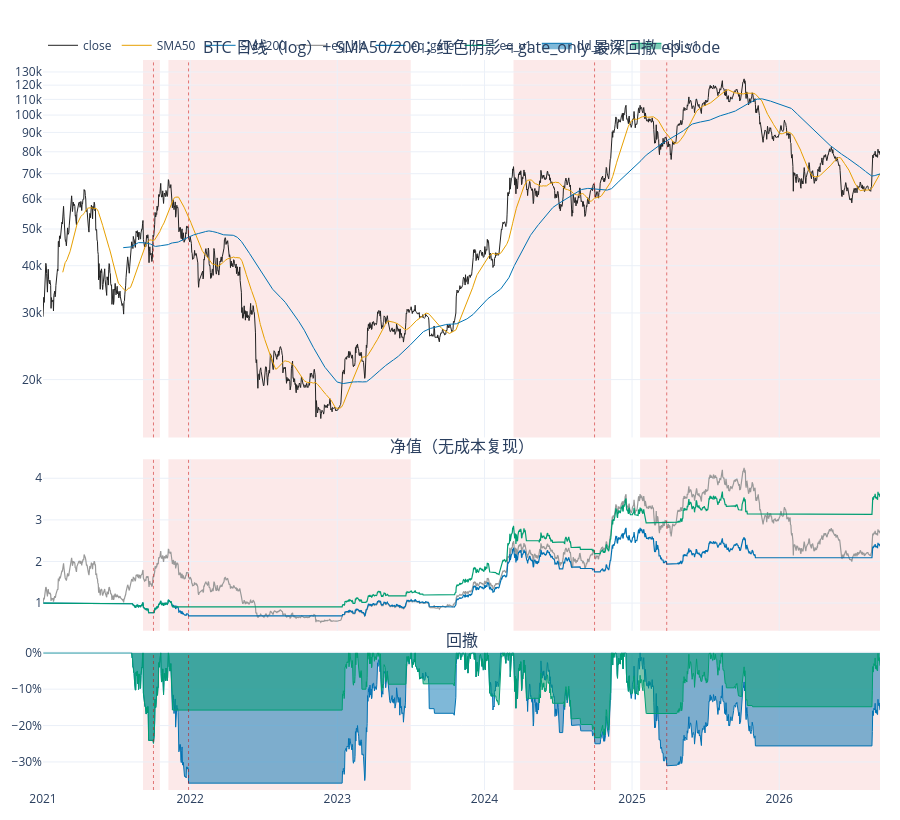

Notebook source saved alongside this figure:
### Code cell
def add_episodes(fig, episodes: pd.DataFrame, color=EPISODE_COLOR):
    for _, e in episodes.iterrows():
        fig.add_vrect(x0=e["peak"], x1=e["end"], fillcolor=color, opacity=1, line_width=0, layer="below")
        fig.add_vline(x=e["trough"], line_width=1, line_dash="dot", line_color="rgba(200,0,0,0.5)")

fig = make_subplots(rows=3, cols=1, shared_xaxes=True, vertical_spacing=0.03,
                    row_heights=[0.55, 0.25, 0.2],
                    subplot_titles=("BTC 日线（log）+ SMA50/200；红色阴影 = gate_only 最深回撤 episode",
                                    "净值（无成本复现）", "回撤"))
fig.add_trace(go.Scatter(x=d.ts, y=d.close, name="close", line=dict(color="#222", width=1)), 1, 1)
fig.add_trace(go.Scatter(x=d.ts, y=d.sma50, name="SMA50", line=dict(color="#e69f00", width=1)), 1, 1)
fig.add_trace(go.Scatter(x=d.ts, y=d.sma200, name="SMA200", line=dict(color="#0072b2", width=1)), 1, 1)
for name, col in (("eq_bh", "#999"), ("eq_gate", "#0072b2"), ("eq_v1", "#009e73")):
    fig.add_trace(go.Scatter(x=d.ts, y=d[name], name=name, line=dict(color=col, width=1.2)), 2, 1)
for name, col in (("dd_gate", "#0072b2"), ("dd_v1", "#009e73")):
    fig.add_trace(go.Scatter(x=d.ts, y=d[name], name=name, line=dict(color=col, width=1), fill="tozeroy"), 3, 1)
add_episodes(fig, ep_gate)
fig.update_yaxes(type="log", row=1, col=1)
fig.update_yaxes(tickformat=".0%", row=3, col=1)
fig.update_layout(height=820, template="plotly_white", legend=dict(orientation="h", y=1.04),
                  margin=dict(l=40, r=20, t=60, b=30), hovermode="x unified")
fig.show()

### Figure 1 — Plotly figure (JSON) as saved in the notebook; plotly's stock layout.template omitted (floating-point values rounded to 4 significant figures; data arrays with more than 128 entries replaced by an {"elided": "..."} marker saying what was removed)
{"data": [{"line": {"color": "#222", "width": 1}, "name": "close", "type": "scatter", "x": {"elided": "2077 str values"}, "xaxis": "x", "y": {"elided": "2077 float values"}, "yaxis": "y"}, {"line": {"color": "#e69f00", "width": 1}, "name": "SMA50", "type": "scatter", "x": {"elided": "2077 str values"}, "xaxis": "x", "y": {"elided": "2077 float values"}, "yaxis": "y"}, {"line": {"color": "#0072b2", "width": 1}, "name": "SMA200", "type": "scatter", "x": {"elided": "2077 str values"}, "xaxis": "x", "y": {"elided": "2077 float values"}, "yaxis": "y"}, {"line": {"color": "#999", "width": 1.2}, "name": "eq_bh", "type": "scatter", "x": {"elided": "2077 str values"}, "xaxis": "x2", "y": {"elided": "2077 float values"}, "yaxis": "y2"}, {"line": {"color": "#0072b2", "width": 1.2}, "name": "eq_gate", "type": "scatter", "x": {"elided": "2077 str values"}, "xaxis": "x2", "y": {"elided": "2077 float values"}, "yaxis": "y2"}, {"line": {"color": "#009e73", "width": 1.2}, "name": "eq_v1", "type": "scatter", "x": {"elided": "2077 str values"}, "xaxis": "x2", "y": {"elided": "2077 float values"}, "yaxis": "y2"}, {"fill": "tozeroy", "line": {"color": "#0072b2", "width": 1}, "name": "dd_gate", "type": "scatter", "x": {"elided": "2077 str values"}, "xaxis": "x3", "y": {"elided": "2077 float values"}, "yaxis": "y3"}, {"fill": "tozeroy", "line": {"color": "#009e73", "width": 1}, "name": "dd_v1", "type": "scatter", "x": {"elided": "2077 str values"}, "xaxis": "x3", "y": {"elided": "2077 float values"}, "yaxis": "y3"}], "layout": {"annotations": [{"font": {"size": 16}, "showarrow": false, "text": "BTC 日线（log）+ SMA50/200；红色阴影 = gate_only 最深回撤 episode", "x": 0.5, "xanchor": "center", "xref": "paper", "y": 1.0, "yanchor": "bottom", "yref": "paper"}, {"font": {"size": 16}, "showarrow": false, "text": "净值（无成本复现）", "x": 0.5, "xanchor": "center", "xref": "paper", "y": 0.453, "yanchor": "bottom", "yref": "paper"}, {"font": {"size": 16}, "showarrow": false, "text": "回撤", "x": 0.5, "xanchor": "center", "xref": "paper", "y": 0.188, "yanchor": "bottom", "yref": "paper"}], "height": 820, "hovermode": "x unified", "legend": {"orientation": "h", "y": 1.04}, "margin": {"b": 30, "l": 40, "r": 20, "t": 60}, "shapes": [{"fillcolor": "rgba(220, 40, 40, 0.10)", "layer": "below", "line": {"width": 0}, "opacity": 1, "type": "rect", "x0": "2021-11-08T00:00:00+00:00", "x1": "2023-07-02T00:00:00+00:00", "xref": "x", "y0": 0, "y1": 1, "yref": "y domain"}, {"fillcolor": "rgba(220, 40, 40, 0.10)", "layer": "below", "line": {"width": 0}, "opacity": 1, "type": "rect", "x0": "2021-11-08T00:00:00+00:00", "x1": "2023-07-02T00:00:00+00:00", "xref": "x2", "y0": 0, "y1": 1, "yref": "y2 domain"}, {"fillcolor": "rgba(220, 40, 40, 0.10)", "layer": "below", "line": {"width": 0}, "opacity": 1, "type": "rect", "x0": "2021-11-08T00:00:00+00:00", "x1": "2023-07-02T00:00:00+00:00", "xref": "x3", "y0": 0, "y1": 1, "yref": "y3 domain"}, {"line": {"color": "rgba(200,0,0,0.5)", "dash": "dot", "width": 1}, "type": "line", "x0": "2021-12-28T00:00:00+00:00", "x1": "2021-12-28T00:00:00+00:00", "xref": "x", "y0": 0, "y1": 1, "yref": "y domain"}, {"line": {"color": "rgba(200,0,0,0.5)", "dash": "dot", "width": 1}, "type": "line", "x0": "2021-12-28T00:00:00+00:00", "x1": "2021-12-28T00:00:00+00:00", "xref": "x2", "y0": 0, "y1": 1, "yref": "y2 domain"}, {"line": {"color": "rgba(200,0,0,0.5)", "dash": "dot", "width": 1}, "type": "line", "x0": "2021-12-28T00:00:00+00:00", "x1": "2021-12-28T00:00:00+00:00", "xref": "x3", "y0": 0, "y1": 1, "yref": "y3 domain"}, {"fillcolor": "rgba(220, 40, 40, 0.10)", "layer": "below", "line": {"width": 0}, "opacity": 1, "type": "rect", "x0": "2025-01-21T00:00:00+00:00", "x1": "2026-09-08T00:00:00+00:00", "xref": "x", "y0": 0, "y1": 1, "yref": "y domain"}, {"fillcolor": "rgba(220, 40, 40, 0.10)", "layer": "below", "line": {"width": 0}, "opacity": 1, "type": "rect", "x0": "2025-01-21T00:00:00+00:00", "x1": "2026-09-08T00:00:00+00:00", "xref": "x2", "y0": 0, "y1": 1, "yref": "y2 domain"}, {"fillcolor": "rgba(220, 40, 40, 0.10)", "layer": "below", "line": {"width": 0}, "opacity": 1, "type": "rect", "x0": "2025-01-21T00:00:00+00:00", "x1": "2026-09-08T00:00:00+00:00", "xref": "x3", "y0": 0, "y1": 1, "yref": "y3 domain"}, {"line": {"color": "rgba(200,0,0,0.5)", "dash": "dot", "width": 1}, "type": "line", "x0": "2025-03-28T00:00:00+00:00", "x1": "2025-03-28T00:00:00+00:00", "xref": "x", "y0": 0, "y1": 1, "yref": "y domain"}, {"line": {"color": "rgba(200,0,0,0.5)", "dash": "dot", "width": 1}, "type": "line", "x0": "2025-03-28T00:00:00+00:00", "x1": "2025-03-28T00:00:00+00:00", "xref": "x2", "y0": 0, "y1": 1, "yref": "y2 domain"}, {"line": {"color": "rgba(200,0,0,0.5)", "dash": "dot", "width": 1}, "type": "line", "x0": "2025-03-28T00:00:00+00:00", "x1": "2025-03-28T00:00:00+00:00", "xref": "x3", "y0": 0, "y1": 1, "yref": "y3 domain"}, {"fillcolor": "rgba(220, 40, 40, 0.10)", "layer": "below", "line": {"width": 0}, "opacity": 1, "type": "rect", "x0": "2024-03-13T00:00:00+00:00", "x1": "2024-11-10T00:00:00+00:00", "xref": "x", "y0": 0, "y1": 1, "yref": "y domain"}, {"fillcolor": "rgba(220, 40, 40, 0.10)", "layer": "below", "line": {"width": 0}, "opacity": 1, "type": "rect", "x0": "2024-03-13T00:00:00+00:00", "x1": "2024-11-10T00:00:00+00:00", "xref": "x2", "y0": 0, "y1": 1, "yref": "y2 domain"}, {"fillcolor": "rgba(220, 40, 40, 0.10)", "layer": "below", "line": {"width": 0}, "opacity": 1, "type": "rect", "x0": "2024-03-13T00:00:00+00:00", "x1": "2024-11-10T00:00:00+00:00", "xref": "x3", "y0": 0, "y1": 1, "yref": "y3 domain"}, {"line": {"color": "rgba(200,0,0,0.5)", "dash": "dot", "width": 1}, "type": "line", "x0": "2024-09-30T00:00:00+00:00", "x1": "2024-09-30T00:00:00+00:00", "xref": "x", "y0": 0, "y1": 1, "yref": "y domain"}, {"line": {"color": "rgba(200,0,0,0.5)", "dash": "dot", "width": 1}, "type": "line", "x0": "2024-09-30T00:00:00+00:00", "x1": "2024-09-30T00:00:00+00:00", "xref": "x2", "y0": 0, "y1": 1, "yref": "y2 domain"}, {"line": {"color": "rgba(200,0,0,0.5)", "dash": "dot", "width": 1}, "type": "line", "x0": "2024-09-30T00:00:00+00:00", "x1": "2024-09-30T00:00:00+00:00", "xref": "x3", "y0": 0, "y1": 1, "yref": "y3 domain"}, {"fillcolor": "rgba(220, 40, 40, 0.10)", "layer": "below", "line": {"width": 0}, "opacity": 1, "type": "rect", "x0": "2021-09-06T00:00:00+00:00", "x1": "2021-10-18T00:00:00+00:00", "xref": "x", "y0": 0, "y1": 1, "yref": "y domain"}, {"fillcolor": "rgba(220, 40, 40, 0.10)", "layer": "below", "line": {"width": 0}, "opacity": 1, "type": "rect", "x0": "2021-09-06T00:00:00+00:00", "x1": "2021-10-18T00:00:00+00:00", "xref": "x2", "y0": 0, "y1": 1, "yref": "y2 domain"}, {"fillcolor": "rgba(220, 40, 40, 0.10)", "layer": "below", "line": {"width": 0}, "opacity": 1, "type": "rect", "x0": "2021-09-06T00:00:00+00:00", "x1": "2021-10-18T00:00:00+00:00", "xref": "x3", "y0": 0, "y1": 1, "yref": "y3 domain"}, {"line": {"color": "rgba(200,0,0,0.5)", "dash": "dot", "width": 1}, "type": "line", "x0": "2021-10-02T00:00:00+00:00", "x1": "2021-10-02T00:00:00+00:00", "xref": "x", "y0": 0, "y1": 1, "yref": "y domain"}, {"line": {"color": "rgba(200,0,0,0.5)", "dash": "dot", "width": 1}, "type": "line", "x0": "2021-10-02T00:00:00+00:00", "x1": "2021-10-02T00:00:00+00:00", "xref": "x2", "y0": 0, "y1": 1, "yref": "y2 domain"}, {"line": {"color": "rgba(200,0,0,0.5)", "dash": "dot", "width": 1}, "type": "line", "x0": "2021-10-02T00:00:00+00:00", "x1": "2021-10-02T00:00:00+00:00", "xref": "x3", "y0": 0, "y1": 1, "yref": "y3 domain"}], "xaxis": {"anchor": "y", "domain": [0.0, 1.0], "matches": "x3", "showticklabels": false}, "xaxis2": {"anchor": "y2", "domain": [0.0, 1.0], "matches": "x3", "showticklabels": false}, "xaxis3": {"anchor": "y3", "domain": [0.0, 1.0]}, "yaxis": {"anchor": "x", "domain": [0.483, 1.0], "type": "log"}, "yaxis2": {"anchor": "x2", "domain": [0.218, 0.453]}, "yaxis3": {"anchor": "x3", "domain": [0.0, 0.188], "tickformat": ".0%"}}}
